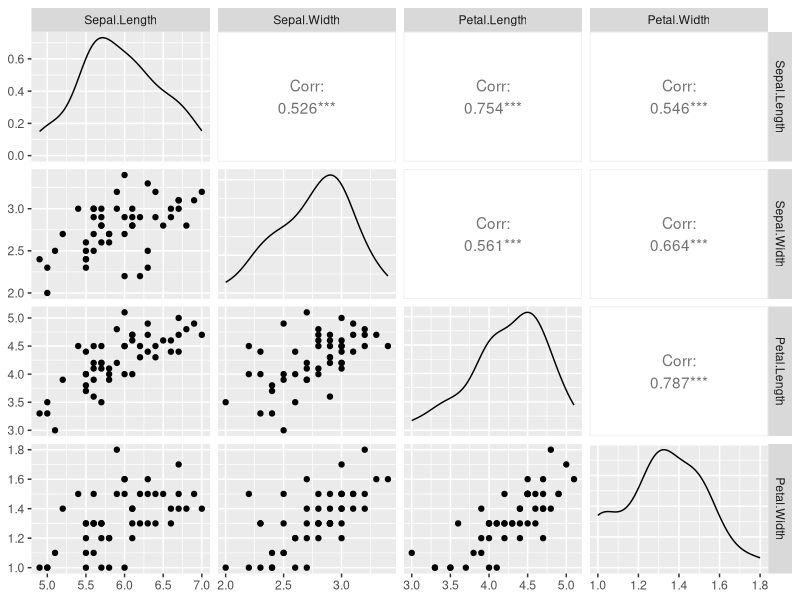
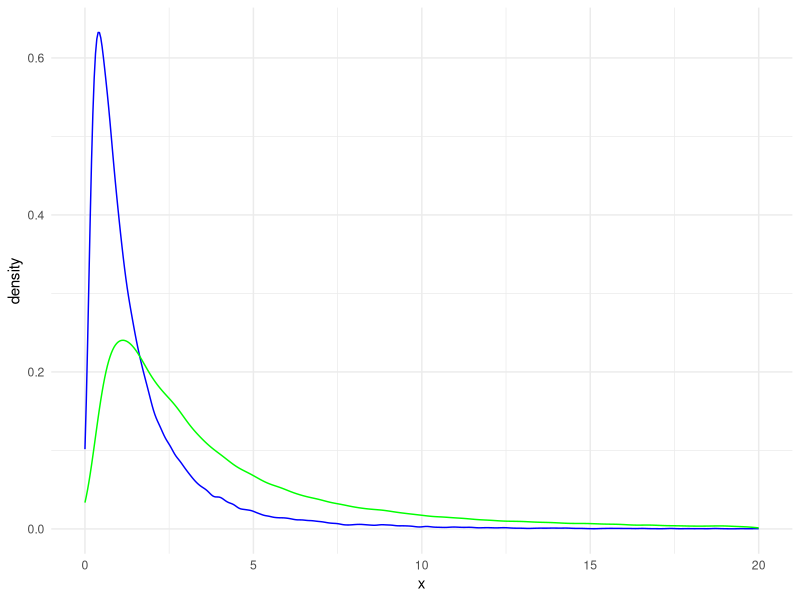

Here is the R script that generated these plots, in order:
## ---- chunk 1
#| message: false
library(tidyverse)
library(GGally)
## ---- chunk 2
data(iris)
iris <- as_tibble(iris)
iris_vers <- iris %>% filter(Species == "versicolor")
cov(iris_vers$Petal.Length, iris_vers$Petal.Width)
## ---- chunk 3
cor(iris_vers$Petal.Length, 
    iris_vers$Petal.Width)
## ---- chunk 4
cor(iris_vers$Petal.Length, iris_vers$Petal.Width,
    method = "spearman")
## ---- chunk 5
cor.test(iris_vers$Petal.Length, iris_vers$Petal.Width,
         method = "pearson")
## ---- chunk 6
#| out.width: 80%
ggpairs(iris_vers, columns = c("Sepal.Length", "Sepal.Width",
                               "Petal.Length", "Petal.Width"))
# this is equivalent to 
 # ggpairs(iris_vers, columns = 1:4)
## ---- chunk 7
#| warning: false
dt1 <- data.frame(x = rlnorm(n = 100000, mean = 0, sd = 1))
dt2 <- data.frame(x = rlnorm(n = 100000, mean = 1, sd = 1))

ggplot() + 
  geom_density(data = dt1, aes(x = x), 
               color = "blue") + 
  geom_density(data = dt2, aes(x = x), 
               color = "green") + 
  scale_x_continuous(limits =c(0,20)) +
  theme_minimal()
